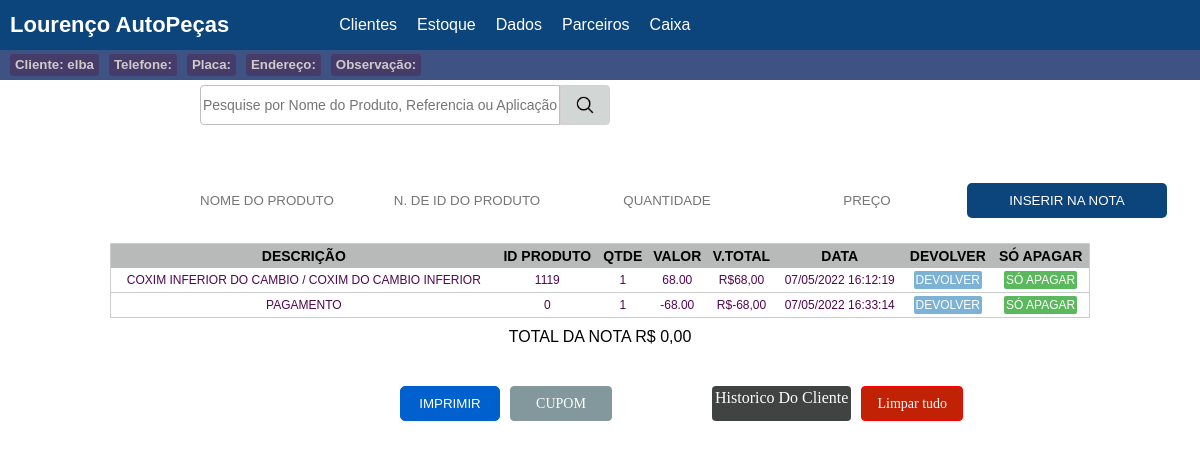
Screenshot of /clientes/ver?ver=420 (signed in) with the database file from the repository.
### tables this page shows
CREATE TABLE `clientes` (
  `id` int(11) NOT NULL,
  `nome` varchar(200) NOT NULL,
  `telefone` varchar(200) NOT NULL,
  `cpf` varchar(200) NOT NULL,
  `endereco` varchar(300) NOT NULL,
  `placa` varchar(100) NOT NULL,
  `observacao` varchar(300) NOT NULL
);

CREATE TABLE `nota` (
  `id` int(11) NOT NULL,
  `id_cliente` int(11) NOT NULL,
  `id_produto` int(11) NOT NULL,
  `nome_produto` varchar(200) NOT NULL,
  `quantidade` float NOT NULL,
  `preco` float(15,2) NOT NULL,
  `data` datetime DEFAULT NULL,
  `valor_total` float NOT NULL
);

### base/controle.php (called while the page is built, shortened)
<?php
class controle{
    public function carregarModelo($visualNome, $visualDados = array()) {
        require 'visual/modelo.php';
    }
    public function carregarVisualNoModelo($visualNome, $visualDados = array()) {
        extract($visualDados);
        require 'visual/'.$visualNome.'.php';
    }
}

### base/Base.php (called while the page is built, shortened)
<?php
class  Base{
    public function rodar() {
        $url = '/';
        if(isset($_GET['url'])){
            $url .= $_GET['url'];
        }
        $parametros = array();
        if(!empty($url) && $url != '/'){
            $url = explode('/', $url);
            array_shift($url);
           array_shift($url);
           if(isset($url[0]) && !empty($url[0])){
               $atualAcao = $url[0];
           } else{
               $atualAcao = 'inicial';
           }
        } else{
            $atualControle = 'inicioControle';
            $atualAcao = 'inicial';
        }
      $controle = new $atualControle();
       call_user_func_array(array($controle, $atualAcao), $parametros);
    }
}

### index.php (called while the page is built, shortened)
<?php
$base = new Base();
$base->rodar();

### modelos/modelo.php (called while the page is built, shortened)
<?php
class Modelo{
    public function __construct() {
        global $banco;
        $this->banco = $banco;
    }
}

### modelos/Clientes.php (called while the page is built, shortened)
<?php
class clientes extends modelo
{
    public function verNota($ver)
    {
        $sql = "SELECT nota.id, nota.data, nota.valor_total, nota.id_produto, nota.nome_produto, nota.quantidade, nota.preco, clientes.nome, clientes.telefone, clientes.placa, clientes.observacao,"
            . " clientes.endereco FROM clientes INNER JOIN nota ON clientes.id = nota.id_cliente WHERE '$ver' = nota.id_cliente ";
        $sql = $this->banco->query($sql);
        if ($sql->rowCount() > 0) {
            $sql = $sql->fetchAll();
            $dados = $sql;
            return $dados;
        }
    }
    public function somaGeral($ver)
    {
        $sql = "SELECT SUM(valor_total) AS total_geral FROM nota WHERE id_cliente = $ver ";
        $sql = $this->banco->query($sql);
        if ($sql->rowCount() > 0) {
            $sql = $sql->fetch();
            $dados = $sql;
            return $dados;
        }
    }
}

### visual/ver.php (the view, shortened to what this page needs)
<div class="limites_emp_disp">
    <h5 class="estilo_h5_limite"> Cliente: <?php echo " " . @$nota[0]['nome']; ?></h5>
    <h5 class="estilo_h5_limite"> Telefone: <?php echo @$nota[0]['telefone']; ?> </h5>
    <h5 class="estilo_h5_limite"> Placa: <?php echo @$nota[0]['placa']; ?> </h5>
    <h5 class="estilo_h5_limite"> Endereço: <?php echo @$nota[0]['endereco']; ?> </h5>
    <h5 class="estilo_h5_limite"> Observação:<?php echo @$nota[0]['observacao']; ?> </h5>
</div>
<br>
<div class="pesquisa_prod remover">
    <form method="POST" action="<?php echo URL_BASE ?>clientes/ver?ver=<?php echo $ver ?>">
        <input class="ip_pe" name="pesquisa1" placeholder="Pesquise por Nome do Produto, Referencia ou Aplicação">
        <input class="bt_pe" type="submit" value=""><br>
    </form>
</div>
<div class="pesquisa_produto remover barra_de_rolagem">
</div>
<br>
<div class="nota_cliente">
    <?php if (empty($editar)) { ?>
        <div class="inserir_produto">
            <form method="POST" action="<?php echo URL_BASE ?>clientes/ver?ver=<?php echo $ver ?>">
                <input id="recebe_nome" name="nome_produto" type="text" placeholder="NOME DO PRODUTO">
                <input id="recebe_id" name="id_produto" type="text" placeholder="N. DE ID DO PRODUTO">
                <input type="text" name="quantidade" placeholder="QUANTIDADE">
                <input id="recebe_preco" type="text" name="preco" placeholder="PREÇO">
                <input class="bt_inserir_n" type="submit" value="INSERIR NA NOTA"><br>
            </form>
            <br>
        </div>
    <?php } ?>
    <br><br><br><br>
</div>
<div class="nt_impressa">
    <div class="nt_corpo_ ">
        <table width="100%">
            <thead>
                <tr>
                    <th>DESCRIÇÃO</th>
                    <th class="remover">ID PRODUTO</th>
                    <th>QTDE</th>
                    <th>VALOR</th>
                    <th>V.TOTAL</th>
                    <th>DATA</th>
                    <th class="remover">DEVOLVER</th>
                    <th class="remover">SÓ APAGAR</th>
                </tr>
            </thead>
            <?php if (isset($nota)) {
                foreach ($nota as $not) :
            ?>
                    <tbody>
                        <tr align="center">
                            <td><?php echo $not['nome_produto'] ?> </td>
                            <td class="remover"><?php echo $not['id_produto'] ?> </td>
                            <td> <?php echo $not['quantidade'] ?> </td>
                            <td> <?php echo $not['preco'] ?> </td>
                            <td> <?php echo 'R$' . number_format($not['valor_total'], 2, ',', '.') ?> </td>
                            <td> <?php echo date("d/m/Y H:i:s", strtotime($not['data'])); ?> </td>
                            <td><a style="background:#7CB2D5; border-radius:2px; color:#fff;" href="<?php echo URL_BASE; ?>clientes/ver?ver=<?php echo $ver ?>&editar=<?php echo $not['id'] ?>">DEVOLVER</a></td>
                            <td> <a style="background-color: #5CB85C; border-radius:2px; color:#fff;" href="<?php echo URL_BASE; ?>clientes/ver?ver=<?php echo $ver ?>&excluir=<?php echo $not['id'] ?>">SÓ APAGAR</a></td>
                        </tr>
                    </tbody>
            <?php endforeach;
            } ?>
        </table>
        <div class="total_geral n_meio">
            <?php echo "TOTAL DA NOTA " . ' R$ ' . number_format($soma_geral['total_geral'], 2, ',', '.') ?>
        </div>
    </div>
</div>
<input class="remover bt_imprimir" type="button" value="IMPRIMIR" onClick="window.print()" />
<a class="remover bt_imp_cupom" href="<?php echo URL_BASE; ?>cupom?ver=<?php echo $ver ?>">CUPOM</a>
<a class="bt_historico remover" href="#abrirModal">Historico do cliente</a>
<a class="remover bt_apagar" href="<?php echo URL_BASE; ?>clientes/ver?ver=<?php echo $ver ?>&excluir_tudo=<?php echo $ver ?>">Limpar tudo</a>

### midias/css/estilo.css (style rules this page uses)
body { overflow-x: hidden; }
* { font-family: arial; margin: 0; padding: 0; }
.bt_imprimir { transition: 1s; margin-top: 40px; color: #fff; background-color: #0060ce; margin-left: 400px; padding: 5px; border: 1.5px solid #0060ce; ; width: 100px; height: 35px; float: left; cursor: pointer; border-radius: 5px; }
.bt_historico { margin-top: 65px; float: left; margin-left: 100px; text-transform: capitalize; font-family: cursive; text-decoration: none; margin-top: 40px; background-color: #414242; border-radius: 4px; color: #fff; padding: 3px; height: 29px; margin-bottom: 10px; }
.n_meio { text-align: center; margin-top: 10px; }
.bt_imp_cupom { transition: 1s; margin-top: 40px; line-height: 33px; text-align: center; border: 1px solid #83989c; height: 33px; float: left; color: #fff; background-color: #83989c; text-decoration: none; width: 100px; border-radius: 4px; margin-left: 10px; font-family: cursive; font-size: 14px; }
.bt_apagar { transition: 1s; margin-top: 40px; line-height: 33px; text-align: center; border: 1px solid #fe0000; height: 33px; float: left; color: #fff; background-color: #c12105; text-decoration: none; width: 100px; border-radius: 4px; margin-left: 10px; font-family: cursive; font-size: 14px; }
table { border-collapse: collapse; }
.nota_cliente { height: 60px; }
.nota_cliente input { text-transform: uppercase; outline: none; border: 0; text-align: center; width: 20%; padding: 10px; }
.nt_corpo_ { margin: 0 auto; width: 980px; }
.nt_corpo_ th { background-color: #b8b9b9; padding: 4px; font-size: 14px; margin-bottom: 10px; }
.nt_corpo_ table { border: 1px solid #ccc; }
.nt_corpo_ td { padding: 5px; background-color: #ffffff; color: #4f074f; border-bottom: 1px solid #ccc; }
.nt_corpo td, .nt_corpo_ td { text-transform: uppercase; font-size: 12px; }
.nt_corpo td a, .nt_corpo_ td a { text-decoration: none; font-size: 12px; background-color: #999; padding: 2px; text-transform: capitalize; color: #fff; }
.total_geral { color: #000; }
.pesquisa_prod { margin-bottom: 35px; border: 0; float: left; width: 100%; height: 50px; }
.ip_pe { margin-left: 200px; border-top-left-radius: 4px; border-bottom-left-radius: 4px; color: rgb(59, 59, 59); float: left; text-align: center; font-size: 18px; outline: none; margin-bottom: 25px; margin-top: 5px; height: 40px; width: 30%; border: 1px solid rgb(194, 189, 189); font-size: 14px; }
.bt_pe { cursor: pointer; background-image: url("../../midias/imagens/lupa.png"); background-size: 22px; background-repeat: no-repeat; background-position: center; border-bottom-right-radius: 4px; border-top-right-radius: 4px; color: rgb(88, 85, 85); float: left; text-align: center; font-size: 18px; outline: none; margin-bottom: 25px; margin-top: 5px; height: 40px; width: 50px; background-color: #d2d6d4; border: 1px solid rgb(212, 208, 208); font-size: 14px; }
.inserir_produto { border: 0px solid #840b0b; height: 35px; width: 1000px; margin-left: 167px; float: left; }
.bt_inserir_n { color: #fff; background-color: #0C447C; border-radius: 5px; }
.inserir_produto input { float: left; width: 200px; }
.pesquisa_produto { width: 1200px; margin: 0 auto; margin-top: 20px; }
.limites_emp_disp { float: left; height: 30px; width: 100%; background-color: #3e5383; }
.limites_emp_disp h5 { margin-top: 4px; line-height: 22px; border-radius: 3px; margin-left: 10px; float: left; padding-left: 5px; padding-right: 5px; }
.estilo_h5_limite { background-color: #463c69; color: rgb(211, 201, 201); }

### rows the page displays
clientes: nome "elba"
nota: nome_produto "COXIM INFERIOR DO CAMBIO / COXIM DO CAMBIO INFERIOR", id_produto "1119", quantidade "1", preco "68.00", valor_total "68,00", data "07/05/2022 16:12:19"
nota: nome_produto "PAGAMENTO", id_produto "0", quantidade "1", preco "-68.00", valor_total "-68,00", data "07/05/2022 16:33:14"

### other values shown
$soma_geral['total_geral'] "0,00"
